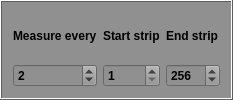
       <widget class="QFrame" name="Cac_frame">
        <property name="maximumSize">
         <size>
          <width>16777215</width>
          <height>16777215</height>
         </size>
        </property>
        <property name="palette">
         <palette>
          <active>
           <colorrole role="WindowText">
            <brush brushstyle="SolidPattern">
             <color alpha="255">
              <red>0</red>
              <green>0</green>
              <blue>0</blue>
             </color>
            </brush>
           </colorrole>
           <colorrole role="Button">
            <brush brushstyle="SolidPattern">
             <color alpha="255">
              <red>144</red>
              <green>144</green>
              <blue>144</blue>
             </color>
            </brush>
           </colorrole>
           <colorrole role="Light">
            <brush brushstyle="SolidPattern">
             <color alpha="255">
              <red>255</red>
              <green>255</green>
              <blue>255</blue>
             </color>
            </brush>
           </colorrole>
           <colorrole role="Midlight">
            <brush brushstyle="SolidPattern">
             <color alpha="255">
              <red>220</red>
              <green>220</green>
              <blue>220</blue>
             </color>
            </brush>
           </colorrole>
           <colorrole role="Dark">
            <brush brushstyle="SolidPattern">
             <color alpha="255">
              <red>93</red>
              <green>93</green>
              <blue>93</blue>
             </color>
            </brush>
           </colorrole>
           <colorrole role="Mid">
            <brush brushstyle="SolidPattern">
             <color alpha="255">
              <red>124</red>
              <green>124</green>
              <blue>124</blue>
             </color>
            </brush>
           </colorrole>
           <colorrole role="Text">
            <brush brushstyle="SolidPattern">
             <color alpha="255">
              <red>0</red>
              <green>0</green>
              <blue>0</blue>
             </color>
            </brush>
           </colorrole>
           <colorrole role="BrightText">
            <brush brushstyle="SolidPattern">
             <color alpha="255">
              <red>121</red>
              <green>121</green>
              <blue>121</blue>
             </color>
            </brush>
           </colorrole>
           <colorrole role="ButtonText">
            <brush brushstyle="SolidPattern">
             <color alpha="255">
              <red>0</red>
              <green>0</green>
              <blue>0</blue>
             </color>
            </brush>
           </colorrole>
           <colorrole role="Base">
            <brush brushstyle="SolidPattern">
             <color alpha="255">
              <red>144</red>
              <green>144</green>
              <blue>144</blue>
             </color>
            </brush>
           </colorrole>
           <colorrole role="Window">
            <brush brushstyle="SolidPattern">
             <color alpha="255">
              <red>144</red>
              <green>144</green>
              <blue>144</blue>
             </color>
            </brush>
           </colorrole>
           <colorrole role="Shadow">
            <brush brushstyle="SolidPattern">
             <color alpha="255">
              <red>0</red>
              <green>0</green>
              <blue>0</blue>
             </color>
            </brush>
           </colorrole>
           <colorrole role="AlternateBase">
            <brush brushstyle="SolidPattern">
             <color alpha="255">
              <red>220</red>
              <green>220</green>
              <blue>220</blue>
             </color>
            </brush>
           </colorrole>
           <colorrole role="NoRole">
            <brush brushstyle="SolidPattern">
             <color alpha="255">
              <red>145</red>
              <green>145</green>
              <blue>145</blue>
             </color>
            </brush>
           </colorrole>
           <colorrole role="ToolTipBase">
            <brush brushstyle="SolidPattern">
             <color alpha="255">
              <red>255</red>
              <green>255</green>
              <blue>220</blue>
             </color>
            </brush>
           </colorrole>
           <colorrole role="ToolTipText">
            <brush brushstyle="SolidPattern">
             <color alpha="255">
              <red>0</red>
              <green>0</green>
              <blue>0</blue>
             </color>
            </brush>
           </colorrole>
          </active>
          <inactive>
           <colorrole role="WindowText">
            <brush brushstyle="SolidPattern">
             <color alpha="255">
              <red>0</red>
              <green>0</green>
              <blue>0</blue>
             </color>
            </brush>
           </colorrole>
           <colorrole role="Button">
            <brush brushstyle="SolidPattern">
             <color alpha="255">
              <red>144</red>
              <green>144</green>
              <blue>144</blue>
             </color>
            </brush>
           </colorrole>
           <colorrole role="Light">
            <brush brushstyle="SolidPattern">
             <color alpha="255">
              <red>255</red>
              <green>255</green>
              <blue>255</blue>
             </color>
            </brush>
           </colorrole>
           <colorrole role="Midlight">
            <brush brushstyle="SolidPattern">
             <color alpha="255">
              <red>220</red>
              <green>220</green>
              <blue>220</blue>
             </color>
            </brush>
           </colorrole>
           <colorrole role="Dark">
            <brush brushstyle="SolidPattern">
             <color alpha="255">
              <red>93</red>
              <green>93</green>
              <blue>93</blue>
             </color>
            </brush>
           </colorrole>
           <colorrole role="Mid">
            <brush brushstyle="SolidPattern">
             <color alpha="255">
              <red>124</red>
              <green>124</green>
              <blue>124</blue>
             </color>
            </brush>
           </colorrole>
           <colorrole role="Text">
            <brush brushstyle="SolidPattern">
             <color alpha="255">
              <red>0</red>
              <green>0</green>
              <blue>0</blue>
             </color>
            </brush>
           </colorrole>
           <colorrole role="BrightText">
            <brush brushstyle="SolidPattern">
             <color alpha="255">
              <red>121</red>
              <green>121</green>
              <blue>121</blue>
             </color>
            </brush>
           </colorrole>
           <colorrole role="ButtonText">
            <brush brushstyle="SolidPattern">
             <color alpha="255">
              <red>0</red>
              <green>0</green>
              <blue>0</blue>
             </color>
            </brush>
           </colorrole>
           <colorrole role="Base">
            <brush brushstyle="SolidPattern">
             <color alpha="255">
              <red>144</red>
              <green>144</green>
              <blue>144</blue>
             </color>
            </brush>
           </colorrole>
           <colorrole role="Window">
            <brush brushstyle="SolidPattern">
             <color alpha="255">
              <red>144</red>
              <green>144</green>
              <blue>144</blue>
             </color>
            </brush>
           </colorrole>
           <colorrole role="Shadow">
            <brush brushstyle="SolidPattern">
             <color alpha="255">
              <red>0</red>
              <green>0</green>
              <blue>0</blue>
             </color>
            </brush>
           </colorrole>
           <colorrole role="AlternateBase">
            <brush brushstyle="SolidPattern">
             <color alpha="255">
              <red>220</red>
              <green>220</green>
              <blue>220</blue>
             </color>
            </brush>
           </colorrole>
           <colorrole role="NoRole">
            <brush brushstyle="SolidPattern">
             <color alpha="255">
              <red>145</red>
              <green>145</green>
              <blue>145</blue>
             </color>
            </brush>
           </colorrole>
           <colorrole role="ToolTipBase">
            <brush brushstyle="SolidPattern">
             <color alpha="255">
              <red>255</red>
              <green>255</green>
              <blue>220</blue>
             </color>
            </brush>
           </colorrole>
           <colorrole role="ToolTipText">
            <brush brushstyle="SolidPattern">
             <color alpha="255">
              <red>0</red>
              <green>0</green>
              <blue>0</blue>
             </color>
            </brush>
           </colorrole>
          </inactive>
          <disabled>
           <colorrole role="WindowText">
            <brush brushstyle="SolidPattern">
             <color alpha="255">
              <red>93</red>
              <green>93</green>
              <blue>93</blue>
             </color>
            </brush>
           </colorrole>
           <colorrole role="Button">
            <brush brushstyle="SolidPattern">
             <color alpha="255">
              <red>144</red>
              <green>144</green>
              <blue>144</blue>
             </color>
            </brush>
           </colorrole>
           <colorrole role="Light">
            <brush brushstyle="SolidPattern">
             <color alpha="255">
              <red>255</red>
              <green>255</green>
              <blue>255</blue>
             </color>
            </brush>
           </colorrole>
           <colorrole role="Midlight">
            <brush brushstyle="SolidPattern">
             <color alpha="255">
              <red>220</red>
              <green>220</green>
              <blue>220</blue>
             </color>
            </brush>
           </colorrole>
           <colorrole role="Dark">
            <brush brushstyle="SolidPattern">
             <color alpha="255">
              <red>93</red>
              <green>93</green>
              <blue>93</blue>
             </color>
            </brush>
           </colorrole>
           <colorrole role="Mid">
            <brush brushstyle="SolidPattern">
             <color alpha="255">
              <red>124</red>
              <green>124</green>
              <blue>124</blue>
             </color>
            </brush>
           </colorrole>
           <colorrole role="Text">
            <brush brushstyle="SolidPattern">
             <color alpha="255">
              <red>93</red>
              <green>93</green>
              <blue>93</blue>
             </color>
            </brush>
           </colorrole>
           <colorrole role="BrightText">
            <brush brushstyle="SolidPattern">
             <color alpha="255">
              <red>121</red>
              <green>121</green>
              <blue>121</blue>
             </color>
            </brush>
           </colorrole>
           <colorrole role="ButtonText">
            <brush brushstyle="SolidPattern">
             <color alpha="255">
              <red>93</red>
              <green>93</green>
              <blue>93</blue>
             </color>
            </brush>
           </colorrole>
           <colorrole role="Base">
            <brush brushstyle="SolidPattern">
             <color alpha="255">
              <red>144</red>
              <green>144</green>
              <blue>144</blue>
             </color>
            </brush>
           </colorrole>
           <colorrole role="Window">
            <brush brushstyle="SolidPattern">
             <color alpha="255">
              <red>144</red>
              <green>144</green>
              <blue>144</blue>
             </color>
            </brush>
           </colorrole>
           <colorrole role="Shadow">
            <brush brushstyle="SolidPattern">
             <color alpha="255">
              <red>0</red>
              <green>0</green>
              <blue>0</blue>
             </color>
            </brush>
           </colorrole>
           <colorrole role="AlternateBase">
            <brush brushstyle="SolidPattern">
             <color alpha="255">
              <red>186</red>
              <green>186</green>
              <blue>186</blue>
             </color>
            </brush>
           </colorrole>
           <colorrole role="NoRole">
            <brush brushstyle="SolidPattern">
             <color alpha="255">
              <red>145</red>
              <green>145</green>
              <blue>145</blue>
             </color>
            </brush>
           </colorrole>
           <colorrole role="ToolTipBase">
            <brush brushstyle="SolidPattern">
             <color alpha="255">
              <red>255</red>
              <green>255</green>
              <blue>220</blue>
             </color>
            </brush>
           </colorrole>
           <colorrole role="ToolTipText">
            <brush brushstyle="SolidPattern">
             <color alpha="255">
              <red>0</red>
              <green>0</green>
              <blue>0</blue>
             </color>
            </brush>
           </colorrole>
          </disabled>
         </palette>
        </property>
        <property name="font">
         <font>
          <weight>75</weight>
          <bold>true</bold>
         </font>
        </property>
        <property name="styleSheet">
         <string notr="true"/>
        </property>
        <property name="frameShape">
         <enum>QFrame::Box</enum>
        </property>
        <property name="frameShadow">
         <enum>QFrame::Raised</enum>
        </property>
        <layout class="QGridLayout" name="gridLayout_8">
         <property name="bottomMargin">
          <number>11</number>
         </property>
         <item row="2" column="1">
          <widget class="QDoubleSpinBox" name="C_ac_Start_strip">
           <property name="decimals">
            <number>0</number>
           </property>
           <property name="minimum">
            <double>1.000000000000000</double>
           </property>
           <property name="maximum">
            <double>3000.000000000000000</double>
           </property>
           <property name="singleStep">
            <double>1.000000000000000</double>
           </property>
           <property name="value">
            <double>1.000000000000000</double>
           </property>
          </widget>
         </item>
         <item row="2" column="2">
          <widget class="QDoubleSpinBox" name="C_ac_End_strip">
           <property name="buttonSymbols">
            <enum>QAbstractSpinBox::UpDownArrows</enum>
           </property>
           <property name="decimals">
            <number>0</number>
           </property>
           <property name="minimum">
            <double>1.000000000000000</double>
           </property>
           <property name="maximum">
            <double>3000.000000000000000</double>
           </property>
           <property name="value">
            <double>256.000000000000000</double>
           </property>
          </widget>
         </item>
         <item row="2" column="0">
          <widget class="QDoubleSpinBox" name="C_ac_every">
           <property name="decimals">
            <number>0</number>
           </property>
           <property name="minimum">
            <double>1.000000000000000</double>
           </property>
           <property name="maximum">
            <double>3000.000000000000000</double>
           </property>
           <property name="singleStep">
            <double>1.000000000000000</double>
           </property>
           <property name="value">
            <double>2.000000000000000</double>
           </property>
          </widget>
         </item>
         <item row="1" column="2">
          <widget class="QLabel" name="voltages_steps_label_CV_5">
           <property name="text">
            <string>End strip</string>
           </property>
          </widget>
         </item>
         <item row="1" column="0">
          <widget class="QLabel" name="max_voltage_label_CV_5">
           <property name="text">
            <string>Measure every</string>
           </property>
          </widget>
         </item>
         <item row="1" column="1">
          <widget class="QLabel" name="complience_label_CV_5">
           <property name="text">
            <string>Start strip</string>
           </property>
          </widget>
         </item>
        </layout>
       </widget>
